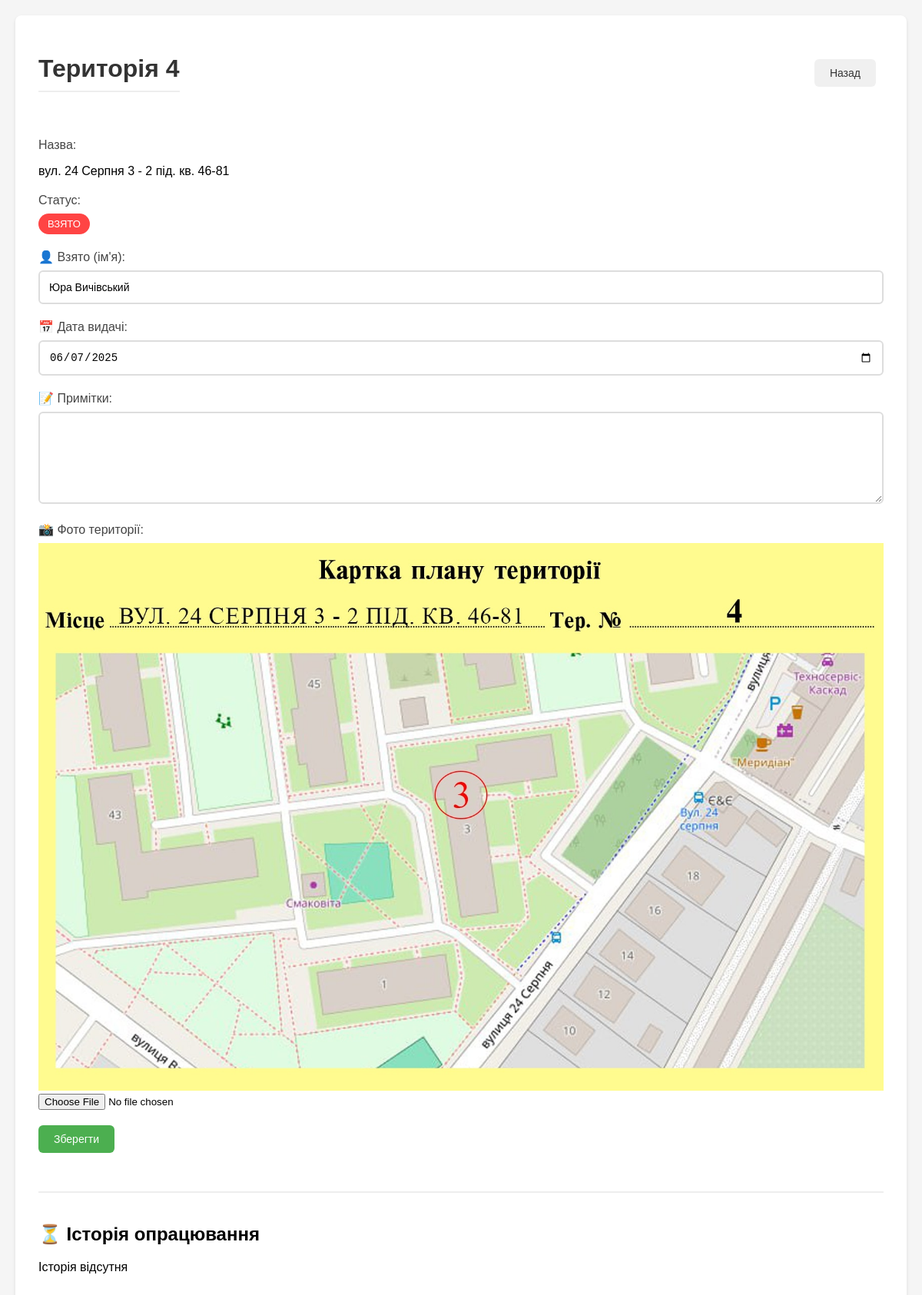
The page /update/4 (signed in) on the database its author committed.
### tables this page shows
CREATE TABLE "territories" (
                id INTEGER PRIMARY KEY,
                name TEXT,
                custom_name TEXT,
                status TEXT,
                taken_by TEXT,
                date_taken TEXT,
                date_due TEXT,
                notes TEXT
            , image_url TEXT);

### app.py (the view, shortened to what this page needs)
@app.route('/update/<territory_id>', methods=['GET', 'POST'])
def update_territory(territory_id):
    if not session.get('logged_in'):
        return redirect(url_for('login'))
    if request.method == 'POST' and session.get('role') != 'admin':
        return "Немає прав для редагування", 403
    try:
        territory_id = int(territory_id)
    except ValueError:
        return "Неправильний формат номера території", 400
    try:
        territory = db.get_territory(territory_id)
        if not territory:
            return "Територію не знайдено", 404
        history = db.get_territory_history(territory_id)
        now = datetime.now()
        return render_template('update.html',
                            territory=territory,
                            history=history,
                            now=now,
                            is_admin=(session.get('role') == 'admin'))
    except Exception as e:
        logger.error(f"Помилка при отриманні даних території {territory_id}: {str(e)}")
        return f"Помилка при отриманні даних території: {str(e)}", 500

### app.py (called while the page is built)
@app.context_processor
def utility_processor():
    return dict(get_full_url=get_full_url)

### templates/update.html (shortened to what this page needs)
<!DOCTYPE html>
<html lang="uk">
<head>
    <link rel="stylesheet" href="{{ url_for('static', filename='css/style.css') }}">
</head>
<body>
    <div class="container">
        <div class="header-actions">
            <h1>Територія {{ territory['id'] }}</h1>
            <a href="{{ url_for('index') }}" class="btn btn-secondary">Назад</a>
        </div>
        <div class="territory-info-section">
            <div class="form-group">
                <label>Назва:</label>
                <p class="info-text">{{ territory['name'] or '' }}</p>
            </div>
            <div class="form-group">
                <label>Статус:</label>
                <span class="status-label {% if territory['status'] == 'Взято' %}status-taken{% else %}status-free{% endif %}">
                    {{ territory['status'] or 'Вільна' }}
                </span>
            </div>
            {% if is_admin %}
            <form method="POST" class="edit-form" enctype="multipart/form-data">
                <div class="form-group">
                    <label for="taken_by">👤 Взято (ім'я):</label>
                    <input type="text" id="taken_by" name="taken_by" value="{{ territory['taken_by'] or '' }}" class="form-control">
                </div>
                <div class="form-group">
                    <label for="date_taken">📅 Дата видачі:</label>
                    <input type="date" id="date_taken" name="date_taken"
                           value="{% if territory['date_taken'] %}{{ territory['date_taken'].split('.')[2] }}-{{ territory['date_taken'].split('.')[1] }}-{{ territory['date_taken'].split('.')[0] }}{% endif %}"
                           class="form-control">
                </div>
                <div class="form-group">
                    <label for="notes">📝 Примітки:</label>
                    <textarea id="notes" name="notes" class="form-control">{{ territory['notes'] or '' }}</textarea>
                </div>
                <div class="form-group">
                    <label for="photo">📸 Фото території:</label>
                    {% if territory.image_url %}
                        <img src="{{ territory.image_url }}" alt="Фото території" class="img-fluid rounded mb-3" style="max-width: 100%;">
                        <input type="file" id="photo" name="photo" class="form-control" accept="image/*">
                    {% else %}
                        <input type="file" id="photo" name="photo" class="form-control" accept="image/*">
                    {% endif %}
                </div>
                <button type="submit" class="btn btn-primary">Зберегти</button>
            </form>
            {% endif %}
        </div>
        <div class="history-section">
            <div class="history-header">
                <h2>⏳ Історія опрацювання</h2>
            </div>
            {% if history %}
                {% for record in history %}
                <div class="history-item">
                    <p><strong>👤 Взято:</strong> {{ record['taken_by'] or '' }}</p>
                    <p><strong>📅 Дата видачі:</strong> {{ record['date_taken'] or '' }}</p>
                    <p><strong>✅ Фактична дата здачі:</strong> {{ record['date_returned'] or '' }}</p>
                </div>
                {% endfor %}
            {% else %}
                <p class="no-history">Історія відсутня</p>
            {% endif %}
        </div>
    </div>
</body>
</html>

### static/css/style.css (style rules this page uses)
body { font-family: Arial, sans-serif; margin: 0; padding: 20px; background-color: #f5f5f5; }
.container { max-width: 1200px; margin: 0 auto; background: white; padding: 30px; border-radius: 8px; box-shadow: 0 2px 4px rgba(0,0,0,0.1); }
h1 { color: #333; margin-bottom: 30px; padding-bottom: 10px; border-bottom: 2px solid #eee; }
label, h2 { display: flex !important; align-items: center; gap: 8px; }
.btn { display: inline-block; padding: 10px 20px; border: none; border-radius: 6px; cursor: pointer; text-decoration: none; font-size: 14px; font-weight: 500; transition: all 0.2s ease; margin-right: 10px; margin-bottom: 10px; }
.btn-primary { background: #4CAF50; color: white; }
.btn-secondary { background: #f0f0f0; color: #333; }
.form-group { margin-bottom: 20px; }
label { display: block; margin-bottom: 8px; color: #444; font-weight: 500; }
input[type="text"], input[type="date"], textarea { width: 100%; padding: 12px; border: 2px solid #ddd; border-radius: 6px; box-sizing: border-box; font-size: 14px; transition: border-color 0.2s ease; }
textarea { height: 120px; resize: vertical; }
.history-section { margin-top: 40px; padding-top: 20px; border-top: 2px solid #eee; }
.status-label { display: inline-block; padding: 6px 12px; border-radius: 20px; font-size: 13px; font-weight: 500; text-transform: uppercase; }
.status-taken { background: #ff4444; color: white; }
.header-actions { display: flex; justify-content: space-between; align-items: center; margin-bottom: 30px; }

### rows shown on the page
territories: id "4", custom_name "вул. 24 Серпня 3 - 2 під. кв. 46-81", status "ВЗЯТО", taken_by "Юра Вичівський", date_taken "06/07/2025", image_url (picture)
